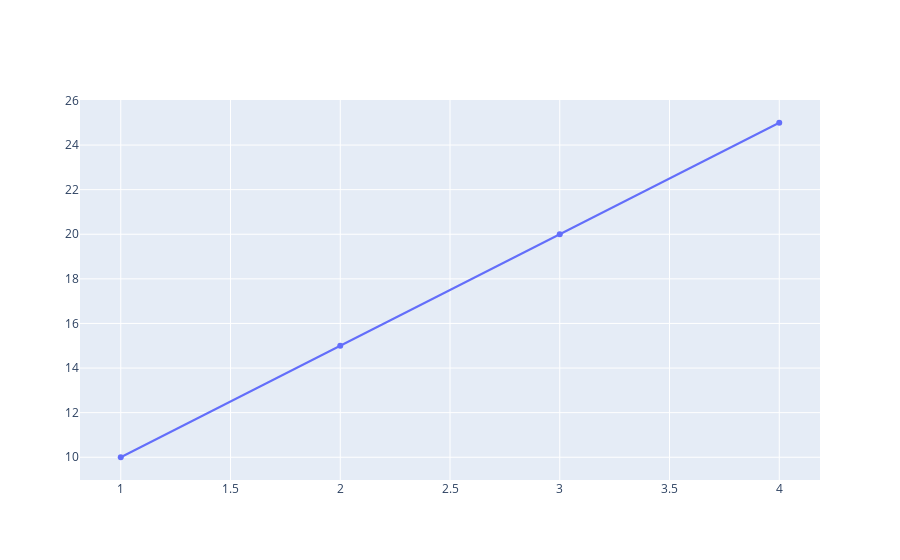

The cell this chart's notebook holds for it:
### Code cell
fig.add_trace(go.Scatter(x = [1, 2, 3, 4], y = [10, 15, 20, 25], mode = 'lines+markers', name = '그래프그래프')) #Scatter - 선그래프

### Figure 1 — Plotly figure (JSON) as saved in the notebook; plotly's stock layout.template omitted (floating-point values rounded to 4 significant figures)
{"data": [{"mode": "lines+markers", "name": "그래프그래프", "type": "scatter", "x": [1, 2, 3, 4], "y": [10, 15, 20, 25]}], "layout": {}}
